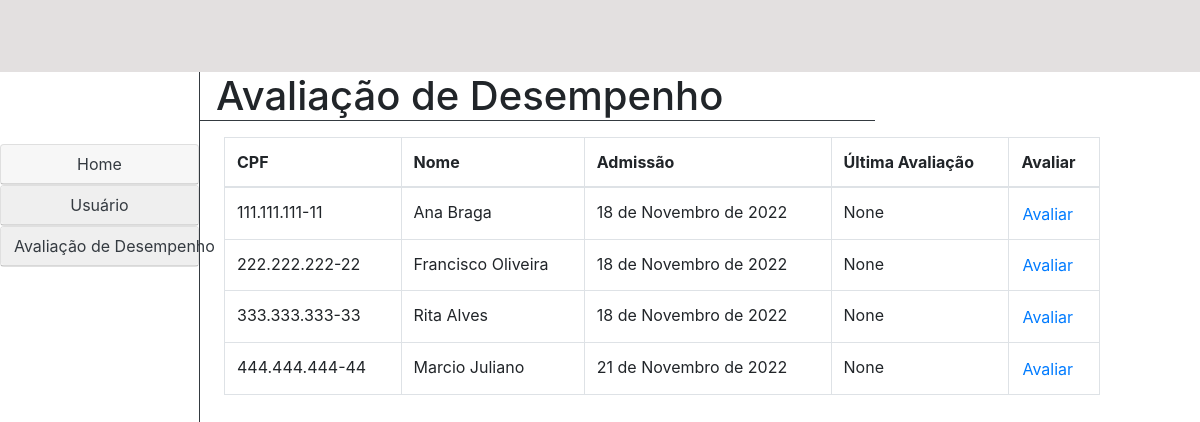
The page /recursos_humanos/avaliacao_desempenho/ on the database its author committed.
### recursos_humanos/models.py (models this page shows, shortened)
class Usuario(models.Model):
    FUNCAO = (
        ('chefe', "Chefe"),
        ('gerente', "Gerente"),
        ('empregado', "Empregado"),
        ('recursos_humanos', "Recursos Humanos"),
    )
    nome = models.CharField(max_length=100, blank=False, null=False)
    senha = models.CharField(max_length=20, blank=False, null=False)
    email = models.EmailField(blank=False, null=False)
    cpf = models.CharField(max_length=14, blank=False, null=False)
    data_criacao_usuario = models.DateField(default=datetime.now, blank=False, null=False)
    data_atualizacao_usuario = models.DateField(blank=True, null=True)
    data_exclusao_usuario = models.DateField(blank=True, null=True)
    ultima_avaliacao = models.DateField(blank=True, null=True)
    setor = models.CharField(max_length=50)
    cargo = models.CharField(max_length=50)
    funcao = models.CharField(max_length=20, choices=FUNCAO)
    classe = models.ForeignKey(Classe, blank=True, null=True, on_delete=models.SET_NULL)
    nivel = models.ForeignKey(Nivel, blank=True, null=True, on_delete=models.SET_NULL)
    gerencia = models.ForeignKey(Gerencia, blank=True, null=True, on_delete=models.SET_NULL)
    diretoria = models.ForeignKey(Diretoria, blank=True, null=True, on_delete=models.SET_NULL)
    grupo = models.ForeignKey(Grupo, blank=True, null=True, on_delete=models.SET_NULL)
    efetivo = models.BooleanField(default=False)
    inativo = models.BooleanField(default=False)
    meritos = models.ManyToManyField(FatorDesempenhoMerito, blank=True)
    demeritos = models.ManyToManyField(FatorDesempenhoDemerito, blank=True)
    class Meta:
        verbose_name = "Usuário"

### recursos_humanos/views.py (the view)
# urls.py: path('avaliacao_desempenho/', views.avaliacao_desempenho, name='avaliacao_desempenho'),
def avaliacao_desempenho(request):
    usuarios = Usuario.objects.all()
    return render(request, "recursos_humanos/avaliacao_desempenho.html", {'usuarios': usuarios})

### templates/recursos_humanos/avaliacao_desempenho.html
{% extends './home.html' %}
{% block 'conteudo' %}
<div class="col col-9 m-0 p-0">
    <h1 class="border-bottom border-dark pl-3 w-75">Avaliação de Desempenho</h1>
    <form class="form mt-3 ml-4">
        <div class="input-group mb-3">
            <table class="table table-bordered">
                <thead>
                    <tr>
                        <th scope="col">CPF</th>
                        <th scope="col">Nome</th>
                        <th scope="col">Admissão</th>
                        <th scope="col">Última Avaliação</th>
                        <th scope="col">Avaliar</th>
                    </tr>
                </thead>
                <tbody>
                    {% for usuario in usuarios %}
                    <tr>
                        <td>{{ usuario.cpf }}</th>
                        <td>{{ usuario.nome }}</td>
                        <td>{{ usuario.data_criacao_usuario }}</td>
                        <td>{{ usuario.ultima_avaliacao }}</td>
                        <td>
                            <a href="{% url 'avaliar_usuario' usuario.id %}" class="btn btn-link p-0">Avaliar</a>
                        </td>
                    </tr>
                    {% endfor %}
                </tbody>
            </table>
        </div>
    </form>
</div>
{% endblock %}

### rows shown on the page
Usuario: cpf "111.111.111-11", nome "Ana Braga", data_criacao_usuario "18 de Novembro de 2022", ultima_avaliacao "None"
Usuario: cpf "222.222.222-22", nome "Francisco Oliveira", data_criacao_usuario "18 de Novembro de 2022", ultima_avaliacao "None"
Usuario: cpf "333.333.333-33", nome "Rita Alves", data_criacao_usuario "18 de Novembro de 2022", ultima_avaliacao "None"
Usuario: cpf "444.444.444-44", nome "Marcio Juliano", data_criacao_usuario "21 de Novembro de 2022", ultima_avaliacao "None"
